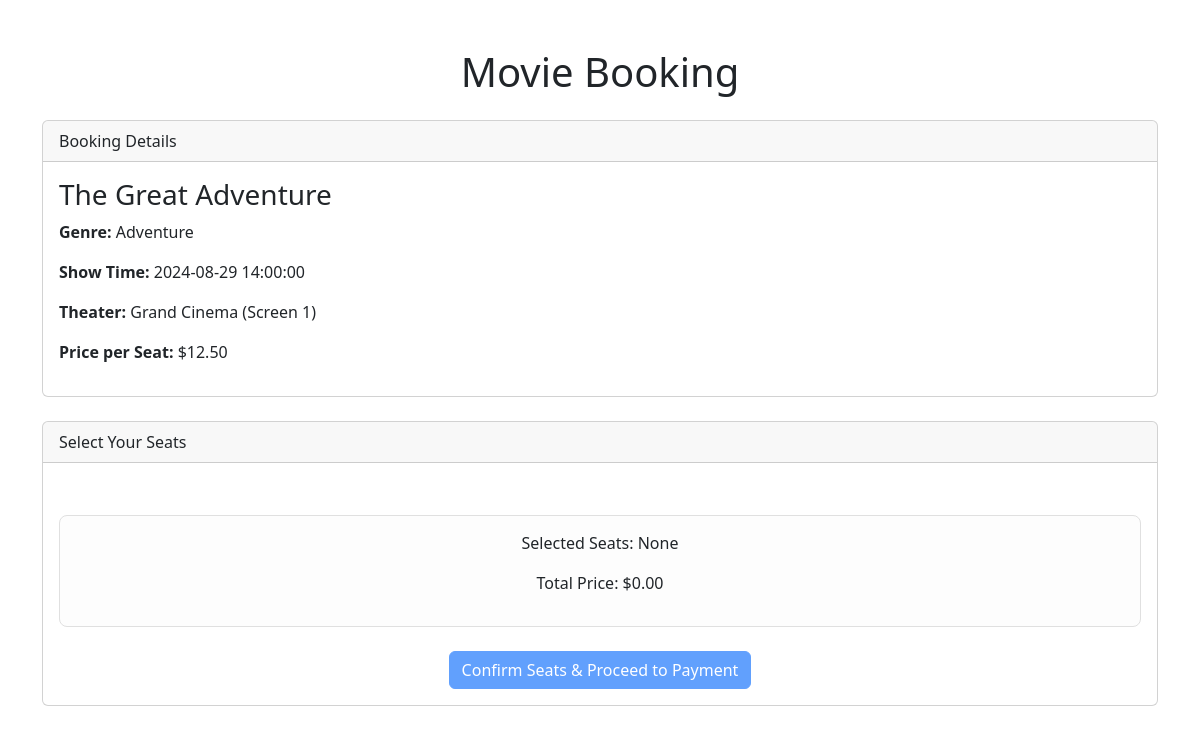
Screenshot of /booking_flow.php?show_id=1 with the database file from the repository.
### tables this page shows
CREATE TABLE movies (
    movie_id INT AUTO_INCREMENT PRIMARY KEY,
    title VARCHAR(255) NOT NULL,
    genre VARCHAR(100),
    director VARCHAR(100),
    release_date DATE,
    duration_minutes INT,
    description TEXT,
    rating DECIMAL(3, 1)
);

CREATE TABLE shows (
    show_id INT AUTO_INCREMENT PRIMARY KEY,
    screen_id INT NOT NULL,
    movie_id INT NOT NULL,
    start_time DATETIME NOT NULL,
    end_time DATETIME NOT NULL,
    price DECIMAL(10, 2) NOT NULL,
    FOREIGN KEY (screen_id) REFERENCES screens(screen_id) ON DELETE CASCADE,
    FOREIGN KEY (movie_id) REFERENCES movies(movie_id) ON DELETE CASCADE
);

CREATE TABLE theaters (
    theater_id INT AUTO_INCREMENT PRIMARY KEY,
    name VARCHAR(100) NOT NULL UNIQUE,
    location VARCHAR(255),
    capacity INT
);

CREATE TABLE screens (
    screen_id INT AUTO_INCREMENT PRIMARY KEY,
    theater_id INT NOT NULL,
    screen_number INT NOT NULL,
    capacity INT NOT NULL,
    screen_type VARCHAR(50),  
    FOREIGN KEY (theater_id) REFERENCES theaters(theater_id) ON DELETE CASCADE,
    UNIQUE (theater_id, screen_number)
);

### booking_flow.php (the view, shortened to what this page needs)
<?php
try {
    $conn = new mysqli(DB_HOST, DB_USER, DB_PASS, DB_NAME);
} catch (Exception $e) {
    die("Database connection error: " . $e->getMessage());
}
$show_id = isset($_GET['show_id']) ? intval($_GET['show_id']) : 0;
$movie_details = null;
$show_details = null;
if ($show_id > 0) {
    $movie_sql = "SELECT m.* FROM movies m JOIN shows s ON m.movie_id = s.movie_id WHERE s.show_id = ?";
    $stmt_movie = $conn->prepare($movie_sql);
    $stmt_movie->bind_param("i", $show_id);
    $stmt_movie->execute();
    $result_movie = $stmt_movie->get_result();
    $movie_details = $result_movie->fetch_assoc();
    $show_sql = "SELECT s.*, sc.screen_number, t.name as theater_name
                 FROM shows s
                 JOIN screens sc ON s.screen_id = sc.screen_id
                 JOIN theaters t ON sc.theater_id = t.theater_id
                 WHERE s.show_id = ?";
    $stmt_show = $conn->prepare($show_sql);
    $stmt_show->bind_param("i", $show_id);
    $stmt_show->execute();
    $result_show = $stmt_show->get_result();
    $show_details = $result_show->fetch_assoc();
}
?>
<!DOCTYPE html>
<html lang="en">
<head>
    <link href="https://cdn.jsdelivr.net/npm/bootstrap@5.3.0/dist/css/bootstrap.min.css" rel="stylesheet">
</head>
<body>
    <div class="container mt-5">
        <h1 class="mb-4 text-center">Movie Booking</h1>
        <?php if ($show_id > 0 && $movie_details && $show_details): ?>
            <?php if (!isset($_GET['action']) || $_GET['action'] == 'select_seats'):  ?>
                <div class="card mb-4">
                    <div class="card-header">
                        Booking Details
                    </div>
                    <div class="card-body">
                        <h3><?php echo htmlspecialchars($movie_details['title']); ?></h3>
                        <p><strong>Genre:</strong> <?php echo htmlspecialchars($movie_details['genre']); ?></p>
                        <p><strong>Show Time:</strong> <?php echo htmlspecialchars($show_details['start_time']); ?></p>
                        <p><strong>Theater:</strong> <?php echo htmlspecialchars($show_details['theater_name']); ?> (Screen <?php echo htmlspecialchars($show_details['screen_number']); ?>)</p>
                        <p><strong>Price per Seat:</strong> $<?php echo htmlspecialchars($show_details['price']); ?></p>
                    </div>
                </div>
                <div class="card mb-4">
                    <div class="card-header">
                        Select Your Seats
                    </div>
                    <div class="card-body">
                        <form action="booking_flow.php?show_id=<?php echo $show_id; ?>" method="POST" id="seat-selection-form">
                            <div class="seat-info text-center mt-3">
                                <p>Selected Seats: <span id="selected-seats-display">None</span></p>
                                <p>Total Price: $<span id="total-price-display">0.00</span></p>
                            </div>
                            <div class="text-center mt-4">
                                <button type="submit" class="btn btn-primary" id="confirm-seats-btn" disabled>Confirm Seats & Proceed to Payment</button>
                            </div>
                        </form>
                    </div>
                </div>
            <?php endif; ?>
        <?php endif; ?>
    </div>
</body>
</html>

### booking_flow.php (style rules this page uses)
.seat-info { margin-top: 20px; padding: 15px; border: 1px solid #e0e0e0; border-radius: 8px; background-color: #fdfdfd; }

### rows the page displays
movies: title "The Great Adventure", genre "Adventure"
shows: start_time "2024-08-29 14:00:00", theaters.name "Grand Cinema", screen.screen_number "1", price "12.50"
